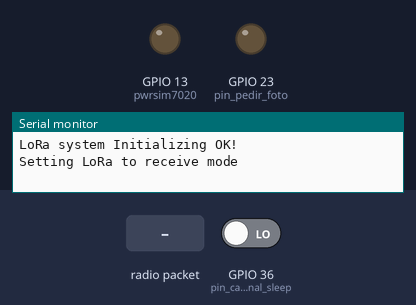
Recording of a sketch running on a simulated ESP32. On the bench: output pins drawn as LEDs (lit = HIGH), the last lines printed to the serial monitor. Inputs (shaded band) come from the test bench; at power-on: GPIO 36 (pin_cam_signal_sleep) LOW. No radio packets arrive unless stated; the modem accepts every AT command (registered, SIM ready, sends succeed) and sends nothing else.

Above: at 2.2 s.
2.3 s: radio packet "OK" arrives
At 6.7 s:
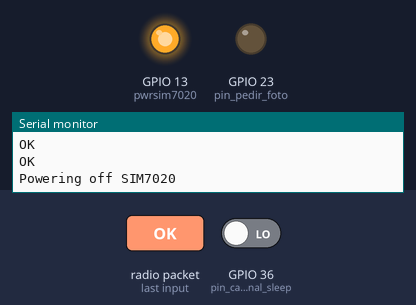
7.4 s: radio packet "." arrives
At 8.4 s:
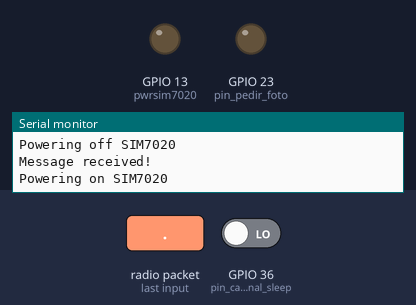
Timing chart, 0 to 13.6 s (numbered marks = the images above; inputs shaded):
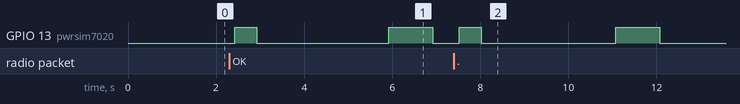

Measured:
- after the input at 2.3 s, GPIO 13 (pwrsim7020): LOW → HIGH after 0.12 s, → LOW 0.50 s later, → HIGH 3.0 s later, → LOW 1.0 s later
- after the input at 7.4 s, GPIO 13 (pwrsim7020): LOW → HIGH after 0.12 s, → LOW 0.50 s later, → HIGH 3.1 s later, → LOW 1.0 s later

The sketch:

codigo_heltec.ino
```cpp
#include <SPI.h>
#include <LoRa.h>
#include <HardwareSerial.h>

String receivedData = "";

// Circular buffer size
const int tam_cir_buffer = 15;

// Pins
const int pwrsim7020 = 13;              // Power control pin for SIM7020E
const int pin_cam_signal_sleep = 36;    // Interrupt pin: CAM notifies it entered deep sleep
const int pin_pedir_foto = 23;          // Pin to wake the ESP32-CAM and request a picture

// States
bool flag_data = false;                 // True when a LoRa message has been received
bool cam_sleep = false;                 // True when CAM triggers sleep interrupt

// Deep sleep timing for the camera
long sleep_time = 1000 * 60 * 60;       // 1 hour
long t_inicio_sleep = 0;                // Timestamp of last wake-up

// Circular buffer to store last received values
int circularBuffer[tam_cir_buffer];
int pos_buffer = 0;

// Hardware serial for SIM7020E (UART2)
HardwareSerial sim7020(2);

// SIM7020E UART pins
#define SIM7020_RX_PIN 16
#define SIM7020_TX_PIN 17

// LoRa transceiver pins (SX1276)
#define SCK 5
#define MISO 19
#define MOSI 27
#define SS 18
#define RST 14
#define DIO0 26

void setup(){
  delay(1000);

  Serial.begin(115200);
  sim7020.begin(115200, SERIAL_8N1, SIM7020_RX_PIN, SIM7020_TX_PIN); // Start SIM7020 UART

  // Configure pins
  pinMode(pwrsim7020, OUTPUT);
  pinMode(pin_pedir_foto, OUTPUT);
  pinMode(pin_cam_signal_sleep, INPUT);

  // Interrupt: CAM notifies when it enters deep sleep
  attachInterrupt(digitalPinToInterrupt(pin_cam_signal_sleep), cam_a_sleep, RISING);

  // Initialize SPI for LoRa
  SPI.begin(SCK, MISO, MOSI, SS);
  LoRa.setPins(SS, RST, DIO0);

  // Start LoRa at 868 MHz
  if (!LoRa.begin(868E6)) {
    Serial.println("Starting LoRa failed!");
    while (1);
  }
  Serial.println("LoRa system Initializing OK!");

  // Initialize circular buffer with -1 (invalid value)
  for (int i = 0; i < tam_cir_buffer; ++i) {
    circularBuffer[i] = -1;
  }

  // Set LoRa to receive mode
  Serial.println("Setting LoRa to receive mode");
  LoRa.onReceive(onReceive);
  LoRa.receive();
}

void loop(){

  // If a LoRa message was received
  if (flag_data){
    Serial.println("Message received!");
    power_on_sim7020();     // Turn on SIM7020E
    delay(800);
    flag_data = false;
    processReceivedData();  // Convert, store and upload the data
  }

  // Wake the CAM every hour to take a picture
  if (millis() - t_inicio_sleep > sleep_time){
    digitalWrite(pin_pedir_foto, HIGH);   // Wake-up pulse
    delay(350);
    digitalWrite(pin_pedir_foto, LOW);
    Serial.println("Waking up the CAM to take a picture!");
    t_inicio_sleep = millis();
  }

  // If CAM triggered sleep interrupt
  if (cam_sleep){
    Serial.println("The CAM has gone to sleep!");
    cam_sleep = false;
  }
}

/*
****************************************************************************************************************************************
  FUNCTION: Upload data to ThingSpeak using SIM7020E HTTP commands
****************************************************************************************************************************************
*/

void upload_data_thingspeak(int dato_){
  sendATCommand("AT");  // Basic check
  sendATCommand("AT+CHTTPCREATE=\"http://api.thingspeak.com/update.json\""); // Create HTTP session
  sendATCommand("AT+CHTTPCON=0"); // Connect session

  String dato_hex = int2hex(dato_);  // Convert number to ASCII HEX
  Serial.println("Received number in hex: " + dato_hex);

  // Send JSON payload encoded in HEX
  sendATCommand("AT+CHTTPSEND=0,1,\"/\",436f6e6e656374696f6e3a204b6565702d416c6976650a557365722d4167656e743a2053494d434f4d5f4d4f44554c450d0a,\"application/json\",7B226170695F6B6579223A222A222C226669656C6431223A"+ dato_hex +"7d");

  sendATCommand("AT+CHTTPDISCON=0");  // Disconnect
  sendATCommand("AT+CHTTPDESTROY=0"); // Destroy session
}

/*
****************************************************************************************************************************************
  FUNCTION: Update circular buffer index
****************************************************************************************************************************************
*/

void actualizar_pos_cir_buffer(){
  pos_buffer++;
  if (pos_buffer >= tam_cir_buffer)
    pos_buffer = 0;
}

/*
****************************************************************************************************************************************
  CALLBACK: Executed when a LoRa packet is received
****************************************************************************************************************************************
*/

void onReceive(int packetSize) {
  receivedData = "";

  // Read all bytes from LoRa buffer
  while (LoRa.available()) {
    receivedData += (char)LoRa.read();
  }

  flag_data = true;  // Notify main loop
}

/*
****************************************************************************************************************************************
  FUNCTION: Process received LoRa data
****************************************************************************************************************************************
*/

void processReceivedData(){
  int dato_int;
  String myString = "";

  // Copy received string
  for (char c : receivedData) {
    myString += c;
  }

  Serial.println("Received number: " + myString);

  // Convert to integer
  dato_int = myString.toInt();
  myString = "";

  // Store in circular buffer
  circularBuffer[pos_buffer] = dato_int;

  // Upload to ThingSpeak
  upload_data_thingspeak(dato_int);

  actualizar_pos_cir_buffer();  // Move buffer index
  power_off_sim7020();          // Turn off SIM7020E to save power
}

/*
****************************************************************************************************************************************
  FUNCTION: Send AT command to SIM7020E and wait for "OK"
****************************************************************************************************************************************
*/

void sendATCommand(String command) {
  delay(10);
  sim7020.println(command);  // Send command to SIM7020E

  int t = millis();
  int t_max = 10000;
  String response = "";

  // Wait for response or timeout
  while (millis() - t < t_max){
    delay(20);

    if (sim7020.available()) {
      char c = sim7020.read();
      response += c;
      delay(10);
    }

    if (response.indexOf("OK") != -1) {
      break;  // Stop when OK is received
    }
  }

  Serial.println(response);  // Print module response
}

/*
****************************************************************************************************************************************
  INTERRUPT: Called when CAM enters deep sleep
****************************************************************************************************************************************
*/

void cam_a_sleep(){
  cam_sleep = true;
  t_inicio_sleep = millis();  // Reset sleep timer
}

/*
****************************************************************************************************************************************
  FUNCTION: Power ON SIM7020E using pulse sequence
****************************************************************************************************************************************
*/

void power_on_sim7020(){
  digitalWrite(pwrsim7020, LOW);
  delay(100);
  digitalWrite(pwrsim7020, HIGH);
  Serial.println("Powering on SIM7020");
  delay(500);
  digitalWrite(pwrsim7020, LOW);
  delay(1000);
}

/*
****************************************************************************************************************************************
  FUNCTION: Power OFF SIM7020E using pulse sequence
****************************************************************************************************************************************
*/

void power_off_sim7020(){
  digitalWrite(pwrsim7020, LOW);
  delay(100);
  digitalWrite(pwrsim7020, HIGH);
  Serial.println("Powering off SIM7020");
  delay(1000);
  digitalWrite(pwrsim7020, LOW);
}

/*
****************************************************************************************************************************************
  FUNCTION: Convert integer to ASCII HEX for ThingSpeak
****************************************************************************************************************************************
*/

String int2hex(int n){
  String str = String(n);
  String str_valido = ""; // Must start with 3 (ASCII hex prefix)

  for (int i = 0; i < str.length(); i++) {
    if (str.charAt(i) == '.') {
      str_valido += "2e";  // ASCII hex for '.'
    } else {
      str_valido += 3;     // Prefix for ASCII hex digits
      str_valido += str.charAt(i);
    }
  }

  return str_valido;
}
```
